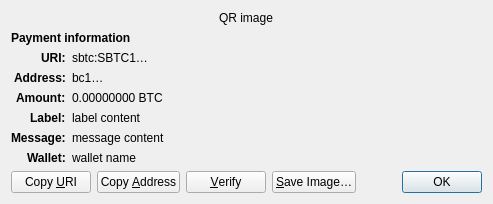
<?xml version="1.0" encoding="UTF-8"?>
<ui version="4.0">
 <class>ReceiveRequestDialog</class>
 <widget class="QDialog" name="ReceiveRequestDialog">
  <property name="geometry">
   <rect>
    <x>0</x>
    <y>0</y>
    <width>413</width>
    <height>229</height>
   </rect>
  </property>
  <property name="windowTitle">
   <string>Request payment to …</string>
  </property>
  <layout class="QGridLayout" name="gridLayout" columnstretch="0,1">
   <property name="sizeConstraint">
    <enum>QLayout::SetFixedSize</enum>
   </property>
   <item row="0" column="0" colspan="2" alignment="Qt::AlignHCenter">
    <widget class="QRImageWidget" name="qr_code">
     <property name="text">
      <string notr="true">QR image</string>
     </property>
     <property name="textInteractionFlags">
      <set>Qt::NoTextInteraction</set>
     </property>
    </widget>
   </item>
   <item row="1" column="0" colspan="2">
    <widget class="QLabel" name="payment_header">
     <property name="font">
      <font>
       <weight>75</weight>
       <bold>true</bold>
      </font>
     </property>
     <property name="text">
      <string>Payment information</string>
     </property>
     <property name="textInteractionFlags">
      <set>Qt::NoTextInteraction</set>
     </property>
    </widget>
   </item>
   <item row="2" column="0" alignment="Qt::AlignRight|Qt::AlignTop">
    <widget class="QLabel" name="uri_tag">
     <property name="font">
      <font>
       <weight>75</weight>
       <bold>true</bold>
      </font>
     </property>
     <property name="text">
      <string notr="true">URI:</string>
     </property>
     <property name="textFormat">
      <enum>Qt::PlainText</enum>
     </property>
     <property name="textInteractionFlags">
      <set>Qt::NoTextInteraction</set>
     </property>
    </widget>
   </item>
   <item row="2" column="1" alignment="Qt::AlignTop">
    <widget class="QLabel" name="uri_content">
     <property name="text">
      <string notr="true">sbtc:SBTC1…</string>
     </property>
     <property name="textFormat">
      <enum>Qt::RichText</enum>
     </property>
     <property name="wordWrap">
      <bool>true</bool>
     </property>
     <property name="textInteractionFlags">
      <set>Qt::TextSelectableByMouse</set>
     </property>
    </widget>
   </item>
   <item row="3" column="0" alignment="Qt::AlignRight|Qt::AlignTop">
    <widget class="QLabel" name="address_tag">
     <property name="font">
      <font>
       <weight>75</weight>
       <bold>true</bold>
      </font>
     </property>
     <property name="text">
      <string>Address:</string>
     </property>
     <property name="textInteractionFlags">
      <set>Qt::NoTextInteraction</set>
     </property>
    </widget>
   </item>
   <item row="3" column="1" alignment="Qt::AlignTop">
    <widget class="QLabel" name="address_content">
     <property name="text">
      <string notr="true">bc1…</string>
     </property>
     <property name="textFormat">
      <enum>Qt::PlainText</enum>
     </property>
     <property name="textInteractionFlags">
      <set>Qt::TextSelectableByMouse</set>
     </property>
    </widget>
   </item>
   <item row="4" column="0" alignment="Qt::AlignRight|Qt::AlignTop">
    <widget class="QLabel" name="amount_tag">
     <property name="font">
      <font>
       <weight>75</weight>
       <bold>true</bold>
      </font>
     </property>
     <property name="text">
      <string>Amount:</string>
     </property>
     <property name="textInteractionFlags">
      <set>Qt::NoTextInteraction</set>
     </property>
    </widget>
   </item>
   <item row="4" column="1" alignment="Qt::AlignTop">
    <widget class="QLabel" name="amount_content">
     <property name="text">
      <string notr="true">0.00000000 BTC</string>
     </property>
     <property name="textFormat">
      <enum>Qt::PlainText</enum>
     </property>
     <property name="textInteractionFlags">
      <set>Qt::TextSelectableByMouse</set>
     </property>
    </widget>
   </item>
   <item row="5" column="0" alignment="Qt::AlignRight|Qt::AlignTop">
    <widget class="QLabel" name="label_tag">
     <property name="font">
      <font>
       <weight>75</weight>
       <bold>true</bold>
      </font>
     </property>
     <property name="text">
      <string>Label:</string>
     </property>
     <property name="textInteractionFlags">
      <set>Qt::NoTextInteraction</set>
     </property>
    </widget>
   </item>
   <item row="5" column="1" alignment="Qt::AlignTop">
    <widget class="QLabel" name="label_content">
     <property name="text">
      <string notr="true">label content</string>
     </property>
     <property name="textFormat">
      <enum>Qt::PlainText</enum>
     </property>
     <property name="wordWrap">
      <bool>true</bool>
     </property>
     <property name="textInteractionFlags">
      <set>Qt::TextSelectableByMouse</set>
     </property>
    </widget>
   </item>
   <item row="6" column="0" alignment="Qt::AlignRight|Qt::AlignTop">
    <widget class="QLabel" name="message_tag">
     <property name="font">
      <font>
       <weight>75</weight>
       <bold>true</bold>
      </font>
     </property>
     <property name="text">
      <string>Message:</string>
     </property>
     <property name="textInteractionFlags">
      <set>Qt::NoTextInteraction</set>
     </property>
    </widget>
   </item>
   <item row="6" column="1" alignment="Qt::AlignTop">
    <widget class="QLabel" name="message_content">
     <property name="text">
      <string notr="true">message content</string>
     </property>
     <property name="textFormat">
      <enum>Qt::PlainText</enum>
     </property>
     <property name="wordWrap">
      <bool>true</bool>
     </property>
     <property name="textInteractionFlags">
      <set>Qt::TextSelectableByMouse</set>
     </property>
    </widget>
   </item>
   <item row="7" column="0" alignment="Qt::AlignRight|Qt::AlignTop">
    <widget class="QLabel" name="wallet_tag">
     <property name="font">
      <font>
       <weight>75</weight>
       <bold>true</bold>
      </font>
     </property>
     <property name="text">
      <string>Wallet:</string>
     </property>
     <property name="textInteractionFlags">
      <set>Qt::NoTextInteraction</set>
     </property>
    </widget>
   </item>
   <item row="7" column="1" alignment="Qt::AlignTop">
    <widget class="QLabel" name="wallet_content">
     <property name="text">
      <string notr="true">wallet name</string>
     </property>
     <property name="textFormat">
      <enum>Qt::PlainText</enum>
     </property>
     <property name="wordWrap">
      <bool>true</bool>
     </property>
     <property name="textInteractionFlags">
      <set>Qt::TextSelectableByMouse</set>
     </property>
    </widget>
   </item>
   <item row="8" column="0" colspan="2">
    <layout class="QHBoxLayout" name="horizontalLayout">
     <item>
      <widget class="QPushButton" name="btnCopyURI">
       <property name="text">
        <string>Copy &amp;URI</string>
       </property>
       <property name="autoDefault">
        <bool>false</bool>
       </property>
      </widget>
     </item>
     <item>
      <widget class="QPushButton" name="btnCopyAddress">
       <property name="text">
        <string>Copy &amp;Address</string>
       </property>
       <property name="autoDefault">
        <bool>false</bool>
       </property>
      </widget>
     </item>
     <item>
      <widget class="QPushButton" name="btnVerify">
       <property name="text">
        <string>&amp;Verify</string>
       </property>
       <property name="toolTip">
        <string>Verify this address on e.g. a hardware wallet screen</string>
       </property>
       <property name="autoDefault">
        <bool>false</bool>
       </property>
      </widget>
     </item>
     <item>
      <widget class="QPushButton" name="btnSaveAs">
       <property name="text">
        <string>&amp;Save Image…</string>
       </property>
       <property name="autoDefault">
        <bool>false</bool>
       </property>
      </widget>
     </item>
     <item>
      <spacer name="horizontalSpacer_2">
       <property name="orientation">
        <enum>Qt::Horizontal</enum>
       </property>
       <property name="sizeHint" stdset="0">
        <size>
         <width>40</width>
         <height>20</height>
        </size>
       </property>
      </spacer>
     </item>
     <item>
      <widget class="QDialogButtonBox" name="buttonBox">
       <property name="focusPolicy">
        <enum>Qt::StrongFocus</enum>
       </property>
       <property name="standardButtons">
        <set>QDialogButtonBox::Ok</set>
       </property>
      </widget>
     </item>
    </layout>
   </item>
  </layout>
 </widget>
 <customwidgets>
  <customwidget>
   <class>QRImageWidget</class>
   <extends>QLabel</extends>
   <header>qt/qrimagewidget.h</header>
  </customwidget>
 </customwidgets>
 <tabstops>
  <tabstop>buttonBox</tabstop>
  <tabstop>btnCopyURI</tabstop>
  <tabstop>btnCopyAddress</tabstop>
  <tabstop>btnSaveAs</tabstop>
 </tabstops>
 <resources/>
 <connections>
  <connection>
   <sender>buttonBox</sender>
   <signal>accepted()</signal>
   <receiver>ReceiveRequestDialog</receiver>
   <slot>accept()</slot>
   <hints>
    <hint type="sourcelabel">
     <x>135</x>
     <y>230</y>
    </hint>
    <hint type="destinationlabel">
     <x>135</x>
     <y>126</y>
    </hint>
   </hints>
  </connection>
 </connections>
</ui>
